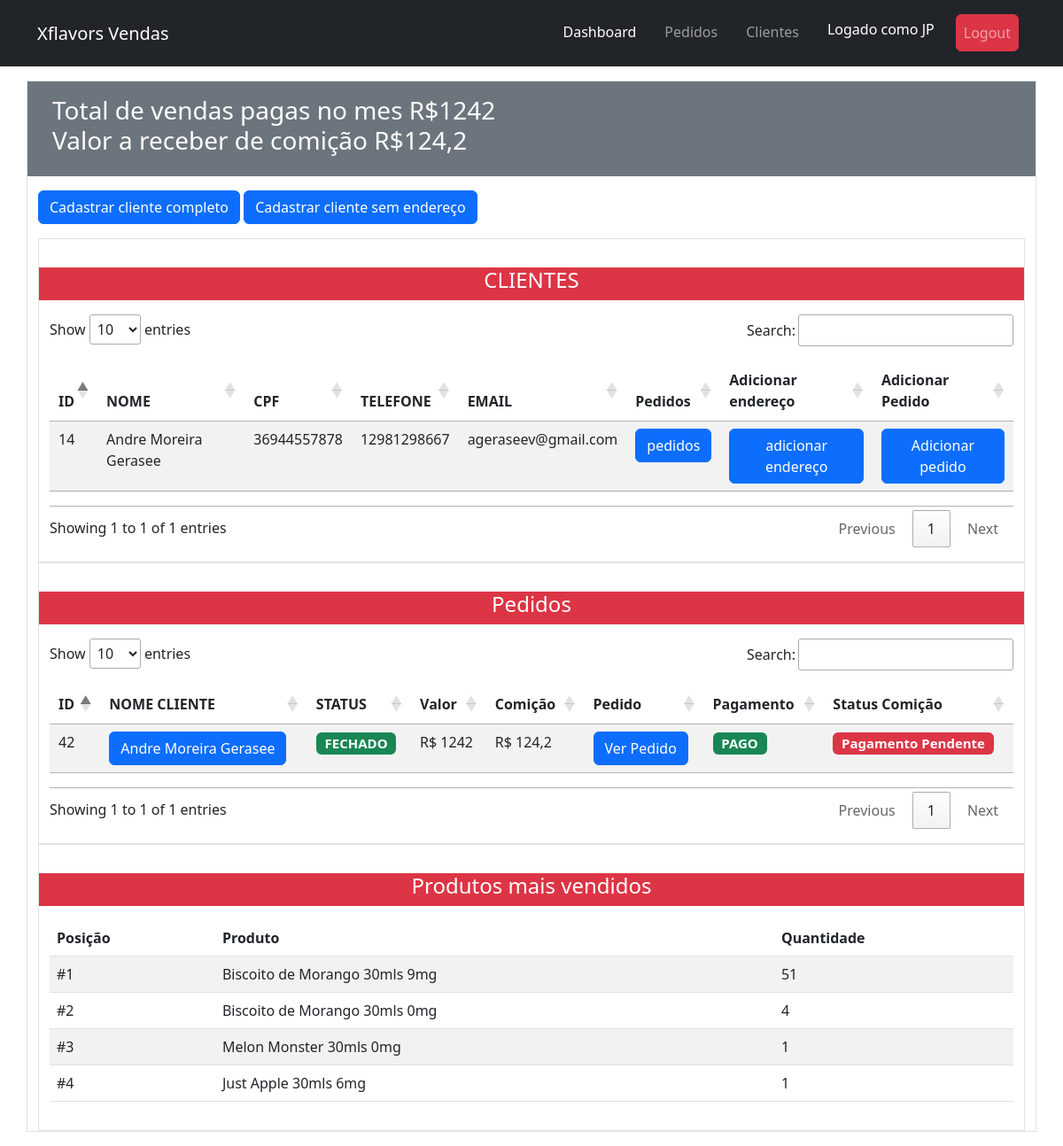
/dashboard (signed in), run on the app's committed database.
### clientes/models.py (models this page shows, shortened)
class Cliente(models.Model):
    vendedor = models.ForeignKey(Vendedor, on_delete=models.CASCADE)
    nome = models.CharField(max_length=80)
    telefone = models.IntegerField(blank= True, null=True)
    email = models.EmailField(blank= True, null=True)
    cpf = models.IntegerField(blank=True, null=True)
    slug = models.SlugField(unique=True, blank=True, null=True)
    created_at = models.DateTimeField(auto_now_add=True, blank=True, null=True)
    updated_at = models.DateTimeField(auto_now=True, blank=True, null=True)

### pedidos/models.py (models this page shows, shortened)
class Pedido(models.Model):
    cliente = models.ForeignKey(Cliente, on_delete=models.CASCADE)
    vendedor = models.ForeignKey(Vendedor, on_delete=models.CASCADE)
    items = models.ManyToManyField(Item)
    created_at = models.DateTimeField(auto_now_add=True, blank=True, null=True)
    updated_at = models.DateTimeField(auto_now=True, blank=True, null=True)
    status = models.BooleanField(default=False)
    pagamento = models.BooleanField(default=False)
    primeira_compra = models.BooleanField(default=False)
    recebido = models.BooleanField(default=False)
    @property
    def valor_total(self):
        return sum([int(item.valor_total) for item in self.items.all()])
    @property
    def comicao(self):
        if self.primeira_compra == True:
            return  int(self.valor_total) * 0.10
        else:
            return int(self.valor_total) * 0.05

class Item(models.Model):
    produto = models.ForeignKey(Juice, on_delete=models.CASCADE)
    quantidade = models.PositiveIntegerField()
    created_at = models.DateTimeField(auto_now_add=True, blank=True, null=True)
    updated_at = models.DateTimeField(auto_now=True, blank=True, null=True)
    @property
    def valor_total(self):
        qr_item = [it.items.all() for it in self.pedido_set.all()]
        total = []
        for items in qr_item:
            for item  in items:
                total.append(item.quantidade)
        quantidade= sum(total)
        if self.produto.mg == '9mg' or self.produto.mg == '12mg':
            if quantidade >= 20 and quantidade <= 49:
                return 24 * self.quantidade
            elif quantidade >= 50 and quantidade <= 99:
                return 22 * self.quantidade
            elif quantidade >= 100 and quantidade <= 199:
                return 20 * self.quantidade
            elif quantidade >= 200:
                return 19 * self.quantidade
            else:
                return self.quantidade * 27
        else:
            if quantidade >= 20 and quantidade <= 49:
                return 22 * self.quantidade
            elif quantidade >= 50 and quantidade <= 99:
                return 20 * self.quantidade
            elif quantidade >= 100 and quantidade <= 199:
                return 18 * self.quantidade
            elif quantidade >= 200:
                return 17 * self.quantidade
            else:
                return self.quantidade * 25

### produtos/models.py (models this page shows)
class Juice(models.Model):
    NIC = (
        ("0mg", "0"),
        ("3mg", "3"),
        ("6mg", "6"),
        ("9mg", "9"),
        ("12mg", "12"),
    )
    nome = models.CharField(max_length=50)
    mls = models.IntegerField()
    mg = models.CharField(max_length= 4, choices = NIC,
        default ='0')
    valor = models.DecimalField(max_digits=8,decimal_places=2)
    descricao = models.TextField(max_length=800)
    criado = models.DateField(auto_now_add=True)
    updated = models.DateTimeField(auto_now=True)
    imagem = models.ImageField(upload_to='static/juices', null=True, blank=True)
    created_at = models.DateTimeField(auto_now_add=True, blank=True, null=True)
    updated_at = models.DateTimeField(auto_now=True, blank=True, null=True)
    def __str__(self):
        return self.nome + " " + str(self.mls) + "mls " + str(self.mg)

### vendedores/views.py (the view)
# urls.py: path('dashboard', dashboard, name='dashboard'),
@login_required
def dashboard(request):
    hoje = datetime.date.today()
    mes_atual = hoje.strftime('%m')
    clientes = Cliente.objects.filter(vendedor=request.user.vendedor.id)
    pedidos = Pedido.objects.filter(vendedor=request.user.vendedor.id)
    pedidos_pagos = Pedido.objects.filter(pagamento=True, vendedor=request.user.vendedor.id, created_at__gte=datetime.date(2022,int(mes_atual),1), created_at__lte=datetime.date(2022,int(mes_atual),30))
    pedidos_comicao_nao_paga = Pedido.objects.filter(pagamento=True, vendedor=request.user.vendedor.id, recebido=False)
    comicao_pendente = sum([pedido.comicao for pedido in pedidos_comicao_nao_paga])
    items = Item.objects.filter(pedido__vendedor=request.user.vendedor.id, pedido__pagamento=True)
    item_p = {}
    for item in items:
        item_novo ={item.produto: item.quantidade}
        if item.produto in item_p:
            item_novo= {item.produto : item.quantidade + item_p[item.produto]}
            item_p.update(item_novo)
        else:
            item_p.update(item_novo)
    venda=  sum([pedido.valor_total for pedido in pedidos_pagos])
    context = {
        'item_p': item_p,
        'comicao_pendente':comicao_pendente,
        'venda':venda,
        'pedidos_pagos': pedidos_pagos,
        'pedidos': pedidos,
        'clientes': clientes}
    return render(request=request, template_name="dashboard.html",context = context)

### templates/dashboard.html (shortened to what this page needs)
{% extends 'base.html' %}
{% load static %}
{% block content %}
<link rel="stylesheet" type="text/css" href="https://cdn.datatables.net/1.13.1/css/jquery.dataTables.css">
<div class="container border my-3">
    <div class="row p-3 bg-secondary text-white">
        <div class="h3">
            Total de vendas pagas no mes R${{venda}}
            <br>
            Valor a receber de comição R${{comicao_pendente}}
        </div>
    </div>
    <div class=" my-3">
    <a class="btn btn-primary" href="/cadastro_com_endereco" role="button">Cadastrar cliente completo</a>
    <a class="btn btn-primary" href="/cadastro_sem_endereco" role="button">Cadastrar cliente sem endereço</a>
    </div>
    {% include 'partials/_clientes.html' %}
    {% include 'partials/_tabela_pedidos.html' %}
    {% include 'partials/_tabela_produtos_mais_vendidos.html' %}
{% endblock %}

### templates/partials/_navbar.html (shortened to what this page needs)
	<nav class="navbar navbar-expand-lg navbar-dark bg-dark p-3">
<div class="container">
  <a class="navbar-brand" href="#">Xflavors Vendas</a>
  <div class=" collapse navbar-collapse" id="navbarNavDropdown">
    <ul class="navbar-nav ms-auto ">
      <li class="nav-item">
        <a class="nav-link mx-2 active" aria-current="page" href="/dashboard">Dashboard</a>
      </li>
      <li class="nav-item">
        <a class="nav-link mx-2" href="/pedidos">Pedidos</a>
      </li>
      <li class="nav-item">
        <a class="nav-link mx-2" href="/clientes">Clientes</a>
      </li>
        <li class="nav-item mx-2">
          <h4 class="nav-link text-white align-self-center">Logado como {{ request.user.username }}</h4>
      </li>
      <li class="nav-item mx-2">
         <a class="btn nav-link btn-danger btn align-self-center  " href="{% url 'logout' %}">Logout</a>
      </li>
    </ul>
  </div>
</div>
</nav>

### templates/partials/_clientes.html (shortened to what this page needs)
<div class="container py-3 border">
    <div class="row bg-danger my-3 "><h4 class="text-white text-center">CLIENTES</h4></div>
    <table class="table table-striped table-responsive py-3 " id="tabela_cliente">
        <thead>
        <tr>
            <th>ID</th>
            <th>NOME</th>
            <th>CPF</th>
            <th>TELEFONE</th>
            <th>EMAIL</th>
            <th>Pedidos</th>
            <th>Adicionar endereço</th>
            <th>Adicionar Pedido</th>
        </tr>
        </thead>
        <tbody>
        {% for cliente in clientes %}
        <tr>
            <td>{{ cliente.id }}</td>
            <td>{{ cliente.nome }}</td>
            <td>{{ cliente.cpf }}</td>
            <td>{{ cliente.telefone }}</td>
            <td>{{ cliente.email }}</td>
            <td><a name="" id="" class="btn btn-primary" href="/pedidos/{{cliente.id}}" role="button">pedidos</a></td>
            <td><a name="adicionar_endereço" id="adicionar_endereço" class="btn btn-primary"
                   href="cadastro_endereco/{{ cliente.id }}" role="button">adicionar endereço</a></td>
            <td>
                <form method="post" action="/pedidos/{{cliente.id}}">
                    <button type="submit" class="btn btn-primary">Adicionar pedido</button>
                </form>
            </td>
        </tr>
        {% endfor %}
        </tbody>
    </table>
</div>

### templates/partials/_tabela_pedidos.html (shortened to what this page needs)
<div class="container py-3 border">
        <div class="row bg-danger my-3 "><h4 class="text-white text-center">Pedidos</h4></div>
        <table class="table table-striped table-responsive py-3 " id="tabela_pedido">
            <thead>
            <tr>
                <th>ID</th>
                <th>NOME CLIENTE</th>
                <th>STATUS</th>
                <th>Valor</th>
                <th>Comição</th>
                <th>Pedido</th>
                <th>Pagamento</th>
                <th>Status Comição</th>
            </tr>
            </thead>
            <tbody>
            {% for pedido in pedidos %}
            <tr>
                <td>{{ pedido.id }}</td>
                <td><a  class="btn btn-primary" href="/pedidos/{{ pedido.cliente.id }}" role="button">{{ pedido.cliente.nome }}</a></td>
                <td>{% if pedido.status == True %}<h5><span class="badge bg-success py-auto">FECHADO</span></h5>  {% else %}<h5><span class="badge bg-warning py-auto">ABERTO</span></h5>  {% endif %}</td>
                <td>R$ {{ pedido.valor_total }}</td>
                <td>R$ {{ pedido.comicao }}</td>
                <td><a name="" id="" class="btn btn-primary py-auto" href="/pedido/{{pedido.cliente.slug}}/{{pedido.id}}"
                       role="button">Ver Pedido</a></td>
                <td>{% if pedido.pagamento == False %}<h5><span class="badge bg-danger py-auto">Pagamento Pendente</span></h5> {% else %} <h5><span class="badge bg-success py-auto">PAGO</span></h5> {% endif %}</td>
                <td>{% if pedido.recebido == False %} <h5><span class="badge bg-danger py-auto">Pagamento Pendente</span></h5> {% else %} <h5><span class="badge bg-success py-auto">PAGO</span></h5> {% endif %}</td>
            </tr>
            {% endfor %}
            </tbody>
        </table>
    </div>

### templates/partials/_tabela_produtos_mais_vendidos.html
<div class="container py-3 border">
    <div class="row bg-danger my-3 "><h4 class="text-white text-center">Produtos mais vendidos</h4></div>
    <table class="table table-striped  table-responsive py-3 ">
        <thead class="thead-inverse">
        <tr>
            <th>Posição</th>
            <th>Produto</th>
            <th>Quantidade</th>
        </tr>
        </thead>
        <tbody>
        {% for item, quantidade in item_p.items|dictsortreversed:-1 %}
        <tr>
            <td scope="row">#{{ forloop.counter }}</td>
            <td>{{item}}</td>
            <td>{{quantidade}}</td>
        </tr>
        {%endfor%}
        </tbody>
    </table>
</div>
</div>

### data on the page
Cliente: id "14", nome "Andre Moreira Gerasee", cpf "36944557878", telefone "12981298667", email "ageraseev@gmail.com"
Pedido: id "42", cliente.nome "Andre Moreira Gerasee", status "FECHADO", valor_total "1242", comicao "124,2", pagamento "PAGO", recebido "Pagamento Pendente"
Juice: nome+mls+mg "Biscoito de Morango 30mls 9mg", quantidade "51"
Juice: nome+mls+mg "Biscoito de Morango 30mls 0mg", quantidade "4"
Juice: nome+mls+mg "Melon Monster 30mls 0mg", quantidade "1"
Juice: nome+mls+mg "Just Apple 30mls 6mg", quantidade "1"

### other printed values
{{ request.user.username }} "JP"
{{ venda }} "1242"
{{ comicao_pendente }} "124,2"
